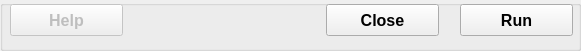
  <widget class="QGroupBox" name="groupBoxButtons">
   <property name="geometry">
    <rect>
     <x>16</x>
     <y>221</y>
     <width>581</width>
     <height>51</height>
    </rect>
   </property>
   <property name="title">
    <string/>
   </property>
   <widget class="QPushButton" name="pushButtonHelp">
    <property name="enabled">
     <bool>false</bool>
    </property>
    <property name="geometry">
     <rect>
      <x>10</x>
      <y>4</y>
      <width>113</width>
      <height>32</height>
     </rect>
    </property>
    <property name="font">
     <font>
      <pointsize>12</pointsize>
      <weight>75</weight>
      <bold>true</bold>
     </font>
    </property>
    <property name="text">
     <string>Help</string>
    </property>
    <property name="autoDefault">
     <bool>false</bool>
    </property>
   </widget>
   <widget class="QPushButton" name="pushButtonClose">
    <property name="geometry">
     <rect>
      <x>326</x>
      <y>4</y>
      <width>113</width>
      <height>32</height>
     </rect>
    </property>
    <property name="font">
     <font>
      <pointsize>12</pointsize>
      <weight>75</weight>
      <bold>true</bold>
     </font>
    </property>
    <property name="text">
     <string>Close</string>
    </property>
    <property name="autoDefault">
     <bool>false</bool>
    </property>
   </widget>
   <widget class="QPushButton" name="pushButtonRun">
    <property name="geometry">
     <rect>
      <x>460</x>
      <y>4</y>
      <width>113</width>
      <height>32</height>
     </rect>
    </property>
    <property name="font">
     <font>
      <pointsize>12</pointsize>
      <weight>75</weight>
      <bold>true</bold>
     </font>
    </property>
    <property name="toolTip">
     <string/>
    </property>
    <property name="text">
     <string>Run</string>
    </property>
    <property name="autoDefault">
     <bool>false</bool>
    </property>
   </widget>
  </widget>
